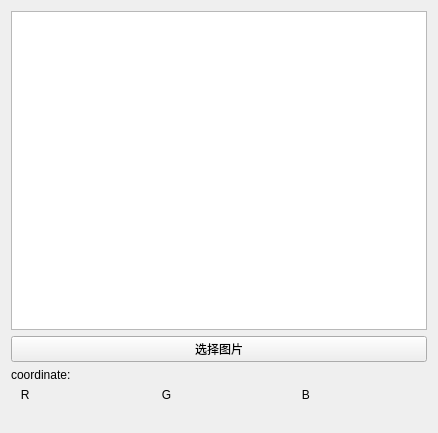
<?xml version="1.0" encoding="UTF-8"?>
<ui version="4.0">
 <class>myWinClass</class>
 <widget class="QWidget" name="myWinClass">
  <property name="geometry">
   <rect>
    <x>0</x>
    <y>0</y>
    <width>438</width>
    <height>433</height>
   </rect>
  </property>
  <property name="windowTitle">
   <string>实验一</string>
  </property>
  <layout class="QVBoxLayout" name="verticalLayout_2">
   <item>
    <widget class="QMyGraphicsView" name="graphicsView">
     <property name="cursor" stdset="0">
      <cursorShape>CrossCursor</cursorShape>
     </property>
     <property name="mouseTracking">
      <bool>true</bool>
     </property>
    </widget>
   </item>
   <item>
    <layout class="QVBoxLayout" name="verticalLayout">
     <item>
      <widget class="QPushButton" name="pushButton">
       <property name="text">
        <string>选择图片</string>
       </property>
      </widget>
     </item>
     <item>
      <widget class="QLabel" name="label">
       <property name="text">
        <string>coordinate:</string>
       </property>
      </widget>
     </item>
     <item>
      <layout class="QGridLayout" name="gridLayout">
       <item row="0" column="1">
        <widget class="QLabel" name="label_4">
         <property name="text">
          <string>   G</string>
         </property>
        </widget>
       </item>
       <item row="1" column="2">
        <widget class="QLabel" name="vB">
         <property name="text">
          <string/>
         </property>
        </widget>
       </item>
       <item row="0" column="0">
        <widget class="QLabel" name="label_3">
         <property name="text">
          <string>   R   </string>
         </property>
        </widget>
       </item>
       <item row="1" column="0">
        <widget class="QLabel" name="vR">
         <property name="text">
          <string/>
         </property>
        </widget>
       </item>
       <item row="1" column="1">
        <widget class="QLabel" name="vG">
         <property name="text">
          <string/>
         </property>
        </widget>
       </item>
       <item row="0" column="2">
        <widget class="QLabel" name="label_5">
         <property name="text">
          <string>   B   </string>
         </property>
        </widget>
       </item>
      </layout>
     </item>
    </layout>
   </item>
  </layout>
 </widget>
 <customwidgets>
  <customwidget>
   <class>QMyGraphicsView</class>
   <extends>QGraphicsView</extends>
   <header>qmygraphicsview.h</header>
  </customwidget>
 </customwidgets>
 <resources/>
 <connections/>
</ui>
